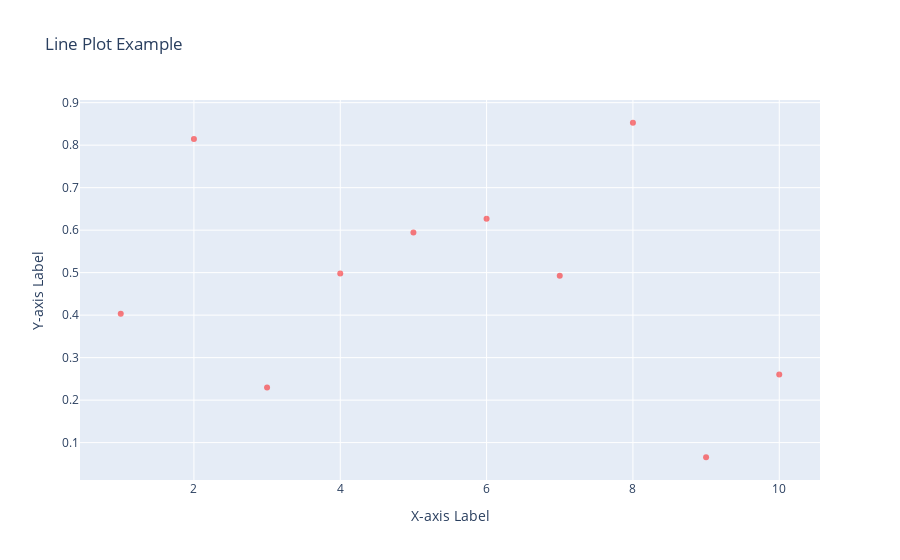

Source (notebook cell):
### Markdown cell above
### Scatter plot plotly
 In plotly, to plot Line plot we use **Scatter plot** and mode='markers'

### Code cell
x = [1, 2, 3, 4, 5,6,7,8,9,10]
y =  np.random.rand(len(x)) #[10, 11, 12, 13, 14]

# Create a Scatter trace
trace = go.Scatter(x=x, y=y, mode='markers', name='Scatter Plot', marker=dict(color="rgba(255,0,0,0.5)"),)

# Create a layout (optional)
layout = go.Layout(
    title='Line Plot Example',
    xaxis=dict(title='X-axis Label'),
    yaxis=dict(title='Y-axis Label')
)

# Create a Figure
fig = go.Figure(data=[trace], layout=layout)
fig.show()

### Figure 1 — Plotly figure (JSON) as saved in the notebook; plotly's stock layout.template omitted (floating-point values rounded to 4 significant figures)
{"data": [{"marker": {"color": "rgba(255,0,0,0.5)"}, "mode": "markers", "name": "Scatter Plot", "type": "scatter", "x": [1, 2, 3, 4, 5, 6, 7, 8, 9, 10], "y": [0.4034, 0.8144, 0.2297, 0.4979, 0.5942, 0.6266, 0.4927, 0.8527, 0.06557, 0.2604]}], "layout": {"title": {"text": "Line Plot Example"}, "xaxis": {"title": {"text": "X-axis Label"}}, "yaxis": {"title": {"text": "Y-axis Label"}}}}
